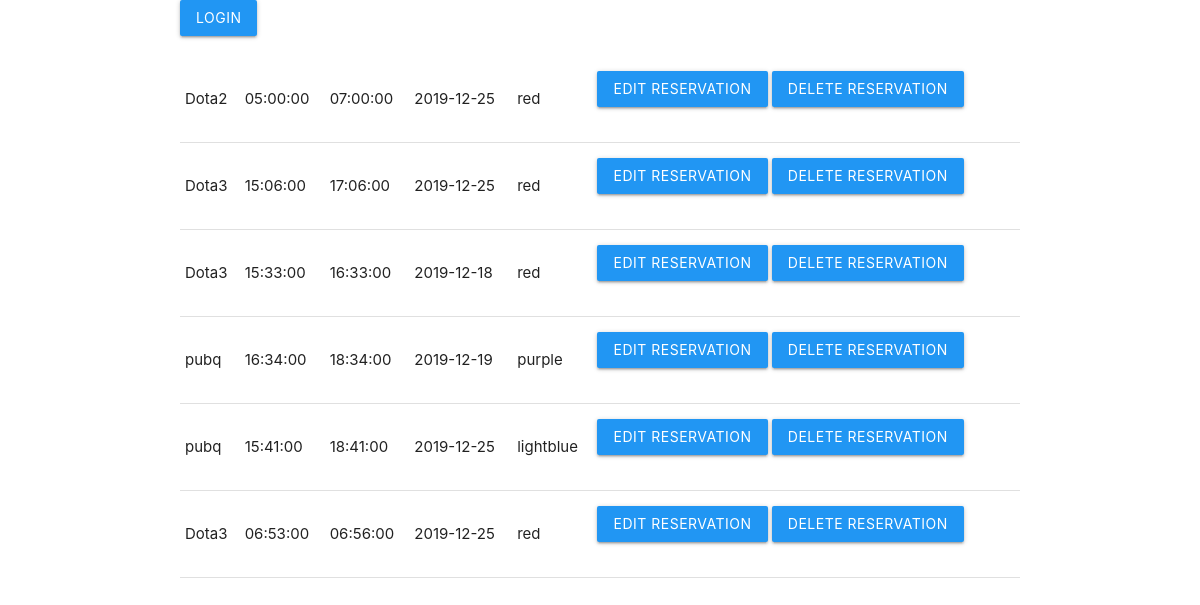
The page / on the database its author committed.
### tables this page shows
CREATE TABLE IF NOT EXISTS `reservation` (
  `id` int(11) NOT NULL AUTO_INCREMENT,
  `starttime` time NOT NULL,
  `endtime` time NOT NULL,
  `groupname` varchar(100) NOT NULL,
  `reservedDate` date NOT NULL,
  `color` varchar(10) NOT NULL DEFAULT 'red',
  PRIMARY KEY (`id`)
);

### views/displayDates.php (the view, shortened to what this page needs)
<form action="index" method="post">
	<button class="btn waves-effect waves-light logsubmit blue <?php if($_SESSION["loggedin"] == true) {echo 'hide';}?>" type="submit" name="action" value="login">LogIn</button>
</form>
<table>
	<?php foreach($allData as $arow): ?>
	<tr>
		<td><?php echo $arow["groupname"] ?></td>
		<td><?php echo $arow["starttime"] ?></td>
		<td><?php echo $arow["endtime"] ?></td>
		<td><?php echo $arow["reservedDate"] ?></td>
		<td><?php echo $arow["color"] ?></td>
		<td>
			<form action="index" method="post">
				<button class="btn waves-effect waves-light logsubmit blue" type="submit" name="action" value="editRequestForm">Edit Reservation</button>
				<button class="btn waves-effect waves-light logsubmit blue" type="submit" name="action" value="deleteRequest">Delete Reservation</button>
			</form>
		</td>
	</tr>
	<?php endforeach; ?>
</table>

### views/header.php (shortened to what this page needs)
<!DOCTYPE html>
<html lang="en">
<head>
  	<link href="css/materialize.css" type="text/css" rel="stylesheet" media="screen,projection"/>
  	<link href="css/style.css" type="text/css" rel="stylesheet" media="screen,projection"/>
</head>
<body>
<div class="container">

### index.php (shortened to what this page needs)
<?php
	require("models/connection.php");
	if(isset($_POST['action']))
	{
		$action = trim(filter_input(INPUT_POST, 'action', FILTER_SANITIZE_STRING));
	}
	else
	{
		$action = "home";
	}
	include("views/header.php");
	if($action == "home")
	{
		$allData = $db->query("SELECT * FROM reservation");
		include("views/displayDates.php");
	}
	include("views/footer.php");
?>

### views/footer.php (shortened to what this page needs)
</div>
</body>
</html>

### css/style.css (style rules this page uses)
.logsubmit { margin-bottom: 20px; }

### rows shown on the page
reservation: groupname "Dota2", starttime "05:00:00", endtime "07:00:00", reservedDate "2019-12-25", color "red"
reservation: groupname "Dota3", starttime "15:06:00", endtime "17:06:00", reservedDate "2019-12-25", color "red"
reservation: groupname "Dota3", starttime "15:33:00", endtime "16:33:00", reservedDate "2019-12-18", color "red"
reservation: groupname "pubq", starttime "16:34:00", endtime "18:34:00", reservedDate "2019-12-19", color "purple"
reservation: groupname "pubq", starttime "15:41:00", endtime "18:41:00", reservedDate "2019-12-25", color "lightblue"
reservation: groupname "Dota3", starttime "06:53:00", endtime "06:56:00", reservedDate "2019-12-25", color "red"
